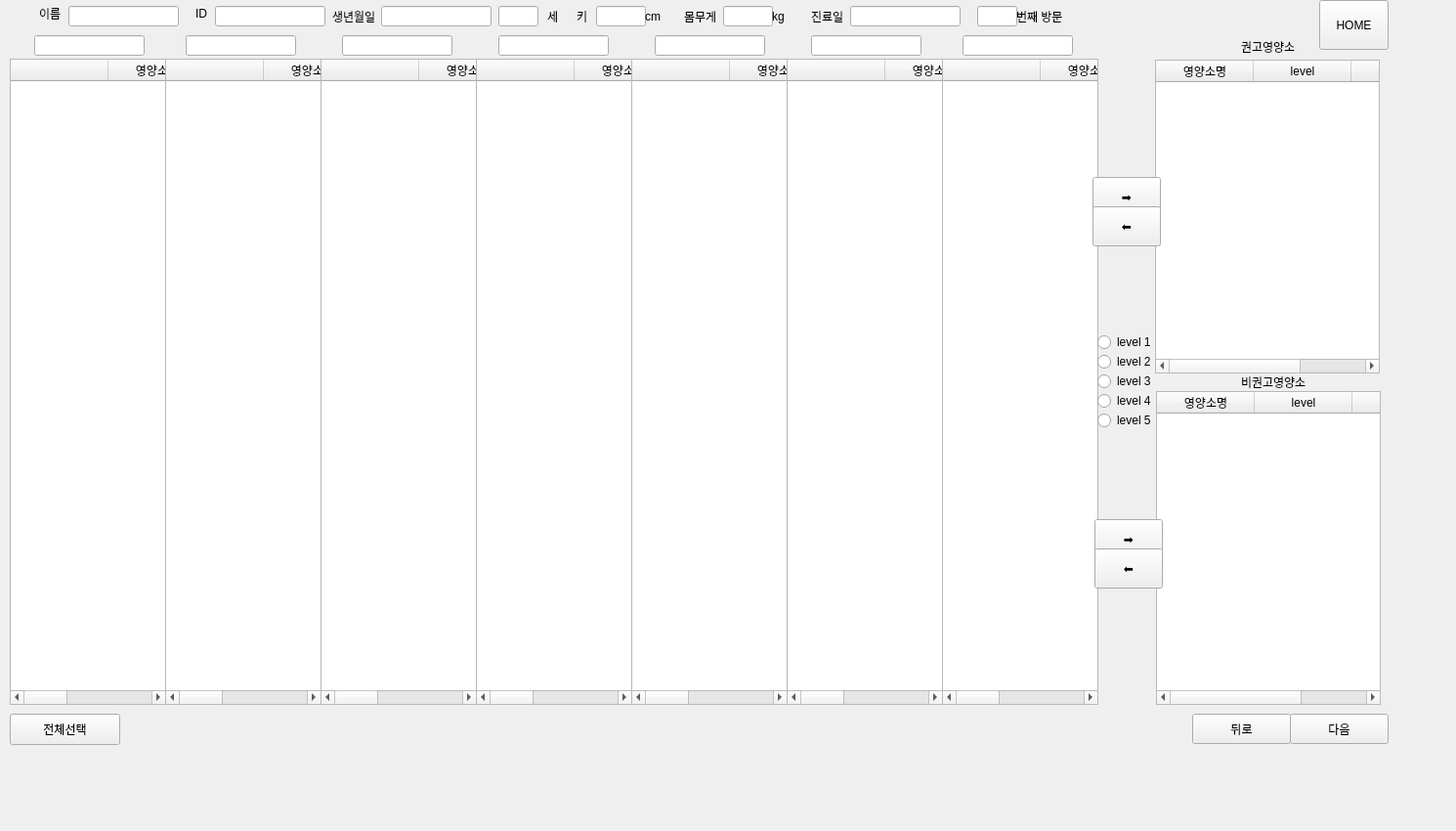
      <widget class="QWidget" name="page_29">
       <widget class="QWidget" name="widget_68" native="true">
        <property name="geometry">
         <rect>
          <x>0</x>
          <y>0</y>
          <width>1481</width>
          <height>841</height>
         </rect>
        </property>
        <widget class="QTableWidget" name="tableWidget_nutrients1_29">
         <property name="geometry">
          <rect>
           <x>10</x>
           <y>60</y>
           <width>160</width>
           <height>661</height>
          </rect>
         </property>
         <property name="sizePolicy">
          <sizepolicy hsizetype="Expanding" vsizetype="Expanding">
           <horstretch>0</horstretch>
           <verstretch>0</verstretch>
          </sizepolicy>
         </property>
         <property name="sizeAdjustPolicy">
          <enum>QAbstractScrollArea::AdjustToContents</enum>
         </property>
         <column>
          <property name="text">
           <string/>
          </property>
         </column>
         <column>
          <property name="text">
           <string>영양소명</string>
          </property>
         </column>
         <column>
          <property name="text">
           <string>분류</string>
          </property>
         </column>
        </widget>
        <widget class="QWidget" name="widget_69" native="true">
         <property name="geometry">
          <rect>
           <x>10</x>
           <y>-4</y>
           <width>1191</width>
           <height>41</height>
          </rect>
         </property>
         <widget class="QLineEdit" name="lineEdit_name_29">
          <property name="geometry">
           <rect>
            <x>60</x>
            <y>10</y>
            <width>113</width>
            <height>21</height>
           </rect>
          </property>
          <property name="readOnly">
           <bool>true</bool>
          </property>
         </widget>
         <widget class="QLabel" name="label_80">
          <property name="geometry">
           <rect>
            <x>30</x>
            <y>10</y>
            <width>60</width>
            <height>16</height>
           </rect>
          </property>
          <property name="text">
           <string>이름</string>
          </property>
         </widget>
         <widget class="QLabel" name="label_81">
          <property name="geometry">
           <rect>
            <x>190</x>
            <y>10</y>
            <width>60</width>
            <height>16</height>
           </rect>
          </property>
          <property name="text">
           <string>ID</string>
          </property>
         </widget>
         <widget class="QLineEdit" name="lineEdit_ID_29">
          <property name="geometry">
           <rect>
            <x>210</x>
            <y>10</y>
            <width>113</width>
            <height>21</height>
           </rect>
          </property>
          <property name="readOnly">
           <bool>true</bool>
          </property>
         </widget>
         <widget class="QLabel" name="label_230">
          <property name="geometry">
           <rect>
            <x>330</x>
            <y>10</y>
            <width>60</width>
            <height>21</height>
           </rect>
          </property>
          <property name="text">
           <string>생년월일 </string>
          </property>
         </widget>
         <widget class="QLineEdit" name="lineEdit_age_29">
          <property name="geometry">
           <rect>
            <x>500</x>
            <y>10</y>
            <width>41</width>
            <height>21</height>
           </rect>
          </property>
          <property name="readOnly">
           <bool>true</bool>
          </property>
         </widget>
         <widget class="QLineEdit" name="lineEdit_weight_29">
          <property name="geometry">
           <rect>
            <x>730</x>
            <y>10</y>
            <width>51</width>
            <height>21</height>
           </rect>
          </property>
          <property name="readOnly">
           <bool>true</bool>
          </property>
         </widget>
         <widget class="QLabel" name="label_231">
          <property name="geometry">
           <rect>
            <x>820</x>
            <y>10</y>
            <width>60</width>
            <height>21</height>
           </rect>
          </property>
          <property name="text">
           <string>진료일</string>
          </property>
         </widget>
         <widget class="QLabel" name="label_232">
          <property name="geometry">
           <rect>
            <x>1030</x>
            <y>10</y>
            <width>60</width>
            <height>21</height>
           </rect>
          </property>
          <property name="text">
           <string>번째 방문</string>
          </property>
         </widget>
         <widget class="QLabel" name="label_233">
          <property name="geometry">
           <rect>
            <x>550</x>
            <y>10</y>
            <width>60</width>
            <height>21</height>
           </rect>
          </property>
          <property name="text">
           <string>세</string>
          </property>
         </widget>
         <widget class="QLabel" name="label_234">
          <property name="geometry">
           <rect>
            <x>690</x>
            <y>10</y>
            <width>60</width>
            <height>21</height>
           </rect>
          </property>
          <property name="text">
           <string>몸무게</string>
          </property>
         </widget>
         <widget class="QLabel" name="label_235">
          <property name="geometry">
           <rect>
            <x>580</x>
            <y>10</y>
            <width>60</width>
            <height>21</height>
           </rect>
          </property>
          <property name="text">
           <string>키</string>
          </property>
         </widget>
         <widget class="QLineEdit" name="lineEdit_height_29">
          <property name="geometry">
           <rect>
            <x>600</x>
            <y>10</y>
            <width>51</width>
            <height>21</height>
           </rect>
          </property>
          <property name="readOnly">
           <bool>true</bool>
          </property>
         </widget>
         <widget class="QLineEdit" name="lineEdit_nthVisit_29">
          <property name="geometry">
           <rect>
            <x>990</x>
            <y>10</y>
            <width>41</width>
            <height>21</height>
           </rect>
          </property>
          <property name="readOnly">
           <bool>true</bool>
          </property>
         </widget>
         <widget class="QLineEdit" name="lineEdit_birthdate_29">
          <property name="geometry">
           <rect>
            <x>380</x>
            <y>10</y>
            <width>113</width>
            <height>21</height>
           </rect>
          </property>
          <property name="readOnly">
           <bool>true</bool>
          </property>
         </widget>
         <widget class="QLineEdit" name="lineEdit_lastOfficeVisit_29">
          <property name="geometry">
           <rect>
            <x>860</x>
            <y>10</y>
            <width>113</width>
            <height>21</height>
           </rect>
          </property>
          <property name="readOnly">
           <bool>true</bool>
          </property>
         </widget>
         <widget class="QLabel" name="label_236">
          <property name="geometry">
           <rect>
            <x>650</x>
            <y>10</y>
            <width>60</width>
            <height>21</height>
           </rect>
          </property>
          <property name="text">
           <string>cm</string>
          </property>
         </widget>
         <widget class="QLabel" name="label_237">
          <property name="geometry">
           <rect>
            <x>780</x>
            <y>10</y>
            <width>60</width>
            <height>21</height>
           </rect>
          </property>
          <property name="text">
           <string>kg</string>
          </property>
         </widget>
        </widget>
        <widget class="QPushButton" name="btn_home_29">
         <property name="geometry">
          <rect>
           <x>1350</x>
           <y>0</y>
           <width>71</width>
           <height>51</height>
          </rect>
         </property>
         <property name="text">
          <string>HOME</string>
         </property>
        </widget>
        <widget class="QPushButton" name="btn_check_all_29">
         <property name="geometry">
          <rect>
           <x>10</x>
           <y>730</y>
           <width>113</width>
           <height>32</height>
          </rect>
         </property>
         <property name="text">
          <string>전체선택</string>
         </property>
        </widget>
        <widget class="QWidget" name="widget_70" native="true">
         <property name="geometry">
          <rect>
           <x>1120</x>
           <y>710</y>
           <width>311</width>
           <height>71</height>
          </rect>
         </property>
         <widget class="QPushButton" name="btn_back_29">
          <property name="geometry">
           <rect>
            <x>100</x>
            <y>20</y>
            <width>101</width>
            <height>31</height>
           </rect>
          </property>
          <property name="text">
           <string>뒤로</string>
          </property>
         </widget>
         <widget class="QPushButton" name="btn_next_29">
          <property name="geometry">
           <rect>
            <x>200</x>
            <y>20</y>
            <width>101</width>
            <height>31</height>
           </rect>
          </property>
          <property name="text">
           <string>다음</string>
          </property>
         </widget>
        </widget>
        <widget class="QLabel" name="label_241">
         <property name="geometry">
          <rect>
           <x>560</x>
           <y>42</y>
           <width>60</width>
           <height>16</height>
          </rect>
         </property>
         <property name="text">
          <string>비타민</string>
         </property>
        </widget>
        <widget class="QLabel" name="label_242">
         <property name="geometry">
          <rect>
           <x>720</x>
           <y>42</y>
           <width>60</width>
           <height>16</height>
          </rect>
         </property>
         <property name="text">
          <string>미네랄</string>
         </property>
        </widget>
        <widget class="QLabel" name="label_243">
         <property name="geometry">
          <rect>
           <x>820</x>
           <y>40</y>
           <width>60</width>
           <height>16</height>
          </rect>
         </property>
         <property name="text">
          <string/>
         </property>
        </widget>
        <widget class="QLabel" name="label_244">
         <property name="geometry">
          <rect>
           <x>860</x>
           <y>42</y>
           <width>91</width>
           <height>16</height>
          </rect>
         </property>
         <property name="text">
          <string>플라보노이드</string>
         </property>
        </widget>
        <widget class="QLabel" name="label_245">
         <property name="geometry">
          <rect>
           <x>1020</x>
           <y>42</y>
           <width>71</width>
           <height>16</height>
          </rect>
         </property>
         <property name="text">
          <string>카로테노이드</string>
         </property>
        </widget>
        <widget class="QTableWidget" name="tableWidget_nutrients2_29">
         <property name="geometry">
          <rect>
           <x>169</x>
           <y>60</y>
           <width>160</width>
           <height>661</height>
          </rect>
         </property>
         <property name="sizePolicy">
          <sizepolicy hsizetype="Expanding" vsizetype="Expanding">
           <horstretch>0</horstretch>
           <verstretch>0</verstretch>
          </sizepolicy>
         </property>
         <property name="sizeAdjustPolicy">
          <enum>QAbstractScrollArea::AdjustToContents</enum>
         </property>
         <column>
          <property name="text">
           <string/>
          </property>
         </column>
         <column>
          <property name="text">
           <string>영양소명</string>
          </property>
         </column>
         <column>
          <property name="text">
           <string>분류</string>
          </property>
         </column>
        </widget>
        <widget class="QTableWidget" name="tableWidget_nutrients3_29">
         <property name="geometry">
          <rect>
           <x>328</x>
           <y>60</y>
           <width>160</width>
           <height>661</height>
          </rect>
         </property>
         <property name="sizePolicy">
          <sizepolicy hsizetype="Expanding" vsizetype="Expanding">
           <horstretch>0</horstretch>
           <verstretch>0</verstretch>
          </sizepolicy>
         </property>
         <property name="sizeAdjustPolicy">
          <enum>QAbstractScrollArea::AdjustToContents</enum>
         </property>
         <column>
          <property name="text">
           <string/>
          </property>
         </column>
         <column>
          <property name="text">
           <string>영양소명</string>
          </property>
         </column>
         <column>
          <property name="text">
           <string>분류</string>
          </property>
         </column>
        </widget>
        <widget class="QTableWidget" name="tableWidget_nutrients4_29">
         <property name="geometry">
          <rect>
           <x>487</x>
           <y>60</y>
           <width>160</width>
           <height>661</height>
          </rect>
         </property>
         <property name="sizePolicy">
          <sizepolicy hsizetype="Expanding" vsizetype="Expanding">
           <horstretch>0</horstretch>
           <verstretch>0</verstretch>
          </sizepolicy>
         </property>
         <property name="sizeAdjustPolicy">
          <enum>QAbstractScrollArea::AdjustToContents</enum>
         </property>
         <column>
          <property name="text">
           <string/>
          </property>
         </column>
         <column>
          <property name="text">
           <string>영양소명</string>
          </property>
         </column>
         <column>
          <property name="text">
           <string>분류</string>
          </property>
         </column>
        </widget>
        <widget class="QTableWidget" name="tableWidget_nutrients5_29">
         <property name="geometry">
          <rect>
           <x>646</x>
           <y>60</y>
           <width>160</width>
           <height>661</height>
          </rect>
         </property>
         <property name="sizePolicy">
          <sizepolicy hsizetype="Expanding" vsizetype="Expanding">
           <horstretch>0</horstretch>
           <verstretch>0</verstretch>
          </sizepolicy>
         </property>
         <property name="sizeAdjustPolicy">
          <enum>QAbstractScrollArea::AdjustToContents</enum>
         </property>
         <column>
          <property name="text">
           <string/>
          </property>
         </column>
         <column>
          <property name="text">
           <string>영양소명</string>
          </property>
         </column>
         <column>
          <property name="text">
           <string>분류</string>
          </property>
         </column>
        </widget>
        <widget class="QTableWidget" name="tableWidget_nutrients6_29">
         <property name="geometry">
          <rect>
           <x>805</x>
           <y>60</y>
           <width>160</width>
           <height>661</height>
          </rect>
         </property>
         <property name="sizePolicy">
          <sizepolicy hsizetype="Expanding" vsizetype="Expanding">
           <horstretch>0</horstretch>
           <verstretch>0</verstretch>
          </sizepolicy>
         </property>
         <property name="sizeAdjustPolicy">
          <enum>QAbstractScrollArea::AdjustToContents</enum>
         </property>
         <column>
          <property name="text">
           <string/>
          </property>
         </column>
         <column>
          <property name="text">
           <string>영양소명</string>
          </property>
         </column>
         <column>
          <property name="text">
           <string>분류</string>
          </property>
         </column>
        </widget>
        <widget class="QTableWidget" name="tableWidget_nutrients7_29">
         <property name="geometry">
          <rect>
           <x>964</x>
           <y>60</y>
           <width>160</width>
           <height>661</height>
          </rect>
         </property>
         <property name="sizePolicy">
          <sizepolicy hsizetype="Expanding" vsizetype="Expanding">
           <horstretch>0</horstretch>
           <verstretch>0</verstretch>
          </sizepolicy>
         </property>
         <property name="sizeAdjustPolicy">
          <enum>QAbstractScrollArea::AdjustToContents</enum>
         </property>
         <column>
          <property name="text">
           <string/>
          </property>
         </column>
         <column>
          <property name="text">
           <string>영양소명</string>
          </property>
         </column>
         <column>
          <property name="text">
           <string>분류</string>
          </property>
         </column>
        </widget>
        <widget class="QLineEdit" name="lineEdit_cat1_29">
         <property name="geometry">
          <rect>
           <x>35</x>
           <y>36</y>
           <width>113</width>
           <height>21</height>
          </rect>
         </property>
         <property name="readOnly">
          <bool>true</bool>
         </property>
        </widget>
        <widget class="QLineEdit" name="lineEdit_cat2_29">
         <property name="geometry">
          <rect>
           <x>190</x>
           <y>36</y>
           <width>113</width>
           <height>21</height>
          </rect>
         </property>
         <property name="readOnly">
          <bool>true</bool>
         </property>
        </widget>
        <widget class="QLineEdit" name="lineEdit_cat3_29">
         <property name="geometry">
          <rect>
           <x>350</x>
           <y>36</y>
           <width>113</width>
           <height>21</height>
          </rect>
         </property>
         <property name="readOnly">
          <bool>true</bool>
         </property>
        </widget>
        <widget class="QLineEdit" name="lineEdit_cat4_29">
         <property name="geometry">
          <rect>
           <x>510</x>
           <y>36</y>
           <width>113</width>
           <height>21</height>
          </rect>
         </property>
         <property name="readOnly">
          <bool>true</bool>
         </property>
        </widget>
        <widget class="QLineEdit" name="lineEdit_cat5_29">
         <property name="geometry">
          <rect>
           <x>670</x>
           <y>36</y>
           <width>113</width>
           <height>21</height>
          </rect>
         </property>
         <property name="readOnly">
          <bool>true</bool>
         </property>
        </widget>
        <widget class="QLineEdit" name="lineEdit_cat6_29">
         <property name="geometry">
          <rect>
           <x>830</x>
           <y>36</y>
           <width>113</width>
           <height>21</height>
          </rect>
         </property>
         <property name="readOnly">
          <bool>true</bool>
         </property>
        </widget>
        <widget class="QLineEdit" name="lineEdit_cat7_29">
         <property name="geometry">
          <rect>
           <x>985</x>
           <y>36</y>
           <width>113</width>
           <height>21</height>
          </rect>
         </property>
         <property name="readOnly">
          <bool>true</bool>
         </property>
        </widget>
        <widget class="QTableWidget" name="tableWidget_nutrients_rec_29">
         <property name="geometry">
          <rect>
           <x>1182</x>
           <y>61</y>
           <width>230</width>
           <height>321</height>
          </rect>
         </property>
         <property name="sizePolicy">
          <sizepolicy hsizetype="Expanding" vsizetype="Expanding">
           <horstretch>0</horstretch>
           <verstretch>0</verstretch>
          </sizepolicy>
         </property>
         <property name="sizeAdjustPolicy">
          <enum>QAbstractScrollArea::AdjustToContents</enum>
         </property>
         <column>
          <property name="text">
           <string>영양소명</string>
          </property>
         </column>
         <column>
          <property name="text">
           <string>level</string>
          </property>
         </column>
         <column>
          <property name="text">
           <string>출처</string>
          </property>
         </column>
        </widget>
        <widget class="QTableWidget" name="tableWidget_nutrients_unrec_29">
         <property name="geometry">
          <rect>
           <x>1183</x>
           <y>400</y>
           <width>230</width>
           <height>321</height>
          </rect>
         </property>
         <property name="sizePolicy">
          <sizepolicy hsizetype="Expanding" vsizetype="Expanding">
           <horstretch>0</horstretch>
           <verstretch>0</verstretch>
          </sizepolicy>
         </property>
         <property name="sizeAdjustPolicy">
          <enum>QAbstractScrollArea::AdjustToContents</enum>
         </property>
         <column>
          <property name="text">
           <string>영양소명</string>
          </property>
         </column>
         <column>
          <property name="text">
           <string>level</string>
          </property>
         </column>
         <column>
          <property name="text">
           <string>출처</string>
          </property>
         </column>
        </widget>
        <widget class="QLabel" name="label_246">
         <property name="geometry">
          <rect>
           <x>1270</x>
           <y>40</y>
           <width>60</width>
           <height>16</height>
          </rect>
         </property>
         <property name="text">
          <string>권고영양소</string>
         </property>
        </widget>
        <widget class="QLabel" name="label_261">
         <property name="geometry">
          <rect>
           <x>1270</x>
           <y>383</y>
           <width>80</width>
           <height>16</height>
          </rect>
         </property>
         <property name="text">
          <string>비권고영양소</string>
         </property>
        </widget>
        <widget class="QRadioButton" name="radioButton_lv1_29">
         <property name="geometry">
          <rect>
           <x>1123</x>
           <y>340</y>
           <width>60</width>
           <height>20</height>
          </rect>
         </property>
         <property name="text">
          <string>level 1</string>
         </property>
         <attribute name="buttonGroup">
          <string notr="true">buttonGroup</string>
         </attribute>
        </widget>
        <widget class="QRadioButton" name="radioButton_lv2_29">
         <property name="geometry">
          <rect>
           <x>1123</x>
           <y>360</y>
           <width>60</width>
           <height>20</height>
          </rect>
         </property>
         <property name="text">
          <string>level 2</string>
         </property>
         <attribute name="buttonGroup">
          <string notr="true">buttonGroup</string>
         </attribute>
        </widget>
        <widget class="QRadioButton" name="radioButton_lv3_29">
         <property name="geometry">
          <rect>
           <x>1123</x>
           <y>380</y>
           <width>60</width>
           <height>20</height>
          </rect>
         </property>
         <property name="text">
          <string>level 3</string>
         </property>
         <attribute name="buttonGroup">
          <string notr="true">buttonGroup</string>
         </attribute>
        </widget>
        <widget class="QRadioButton" name="radioButton_lv4_29">
         <property name="geometry">
          <rect>
           <x>1123</x>
           <y>400</y>
           <width>60</width>
           <height>20</height>
          </rect>
         </property>
         <property name="text">
          <string>level 4</string>
         </property>
         <attribute name="buttonGroup">
          <string notr="true">buttonGroup</string>
         </attribute>
        </widget>
        <widget class="QRadioButton" name="radioButton_lv5_29">
         <property name="geometry">
          <rect>
           <x>1123</x>
           <y>420</y>
           <width>60</width>
           <height>20</height>
          </rect>
         </property>
         <property name="text">
          <string>level 5</string>
         </property>
         <attribute name="buttonGroup">
          <string notr="true">buttonGroup</string>
         </attribute>
        </widget>
        <widget class="QPushButton" name="btn_go_to_rec_29">
         <property name="geometry">
          <rect>
           <x>1118</x>
           <y>181</y>
           <width>70</width>
           <height>41</height>
          </rect>
         </property>
         <property name="text">
          <string>➡</string>
         </property>
        </widget>
        <widget class="QPushButton" name="btn_undo_go_to_rec_29">
         <property name="geometry">
          <rect>
           <x>1118</x>
           <y>211</y>
           <width>70</width>
           <height>41</height>
          </rect>
         </property>
         <property name="text">
          <string>⬅</string>
         </property>
        </widget>
        <widget class="QPushButton" name="btn_go_to_unrec_29">
         <property name="geometry">
          <rect>
           <x>1120</x>
           <y>531</y>
           <width>70</width>
           <height>41</height>
          </rect>
         </property>
         <property name="text">
          <string>➡</string>
         </property>
        </widget>
        <widget class="QPushButton" name="btn_undo_go_to_unrec_29">
         <property name="geometry">
          <rect>
           <x>1120</x>
           <y>561</y>
           <width>70</width>
           <height>41</height>
          </rect>
         </property>
         <property name="text">
          <string>⬅</string>
         </property>
        </widget>
       </widget>
      </widget>
